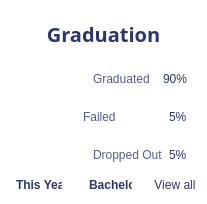
       <widget class="QFrame" name="frame_6">
        <property name="maximumSize">
         <size>
          <width>320</width>
          <height>368</height>
         </size>
        </property>
        <property name="styleSheet">
         <string notr="true">background-color: rgb(255,255,255);
border-radius: 20px;
</string>
        </property>
        <layout class="QGridLayout" name="gridLayout_11" rowstretch="0,5">
         <item row="1" column="0">
          <widget class="QFrame" name="frame_18">
           <property name="maximumSize">
            <size>
             <width>320</width>
             <height>318</height>
            </size>
           </property>
           <property name="frameShape">
            <enum>QFrame::StyledPanel</enum>
           </property>
           <property name="frameShadow">
            <enum>QFrame::Raised</enum>
           </property>
           <layout class="QGridLayout" name="gridLayout_39" rowstretch="2,2,2,1">
            <property name="leftMargin">
             <number>0</number>
            </property>
            <property name="topMargin">
             <number>0</number>
            </property>
            <property name="rightMargin">
             <number>0</number>
            </property>
            <property name="bottomMargin">
             <number>0</number>
            </property>
            <item row="0" column="0">
             <widget class="QFrame" name="frame_42">
              <property name="maximumSize">
               <size>
                <width>298</width>
                <height>79</height>
               </size>
              </property>
              <property name="frameShape">
               <enum>QFrame::StyledPanel</enum>
              </property>
              <property name="frameShadow">
               <enum>QFrame::Raised</enum>
              </property>
              <layout class="QGridLayout" name="gridLayout_79">
               <property name="leftMargin">
                <number>0</number>
               </property>
               <property name="topMargin">
                <number>0</number>
               </property>
               <property name="rightMargin">
                <number>0</number>
               </property>
               <property name="bottomMargin">
                <number>0</number>
               </property>
               <item row="0" column="0">
                <widget class="QFrame" name="frame_91">
                 <property name="maximumSize">
                  <size>
                   <width>79</width>
                   <height>79</height>
                  </size>
                 </property>
                 <property name="frameShape">
                  <enum>QFrame::StyledPanel</enum>
                 </property>
                 <property name="frameShadow">
                  <enum>QFrame::Raised</enum>
                 </property>
                 <layout class="QGridLayout" name="gridLayout_83">
                  <property name="leftMargin">
                   <number>0</number>
                  </property>
                  <property name="topMargin">
                   <number>0</number>
                  </property>
                  <property name="rightMargin">
                   <number>0</number>
                  </property>
                  <property name="bottomMargin">
                   <number>0</number>
                  </property>
                  <item row="0" column="0">
                   <widget class="QLabel" name="label_33">
                    <property name="maximumSize">
                     <size>
                      <width>79</width>
                      <height>79</height>
                     </size>
                    </property>
                    <property name="styleSheet">
                     <string notr="true">image: url(:/logo/image/Group 595.png);</string>
                    </property>
                    <property name="text">
                     <string/>
                    </property>
                   </widget>
                  </item>
                 </layout>
                </widget>
               </item>
               <item row="0" column="1">
                <widget class="QFrame" name="frame_92">
                 <property name="maximumSize">
                  <size>
                   <width>212</width>
                   <height>79</height>
                  </size>
                 </property>
                 <property name="frameShape">
                  <enum>QFrame::StyledPanel</enum>
                 </property>
                 <property name="frameShadow">
                  <enum>QFrame::Raised</enum>
                 </property>
                 <layout class="QGridLayout" name="gridLayout_99">
                  <item row="0" column="0">
                   <widget class="QLabel" name="label_42">
                    <property name="maximumSize">
                     <size>
                      <width>128</width>
                      <height>57</height>
                     </size>
                    </property>
                    <property name="styleSheet">
                     <string notr="true">color: #555D8E;
font: 14pt &quot;Arial Rounded MT Bold&quot;;
</string>
                    </property>
                    <property name="text">
                     <string>Graduated  </string>
                    </property>
                   </widget>
                  </item>
                  <item row="0" column="1">
                   <widget class="QLabel" name="label_43">
                    <property name="maximumSize">
                     <size>
                      <width>55</width>
                      <height>57</height>
                     </size>
                    </property>
                    <property name="styleSheet">
                     <string notr="true">color: rgb(43, 53, 114);
font: 14pt &quot;Arial Rounded MT Bold&quot;;</string>
                    </property>
                    <property name="text">
                     <string>90%</string>
                    </property>
                    <property name="alignment">
                     <set>Qt::AlignLeading|Qt::AlignLeft|Qt::AlignVCenter</set>
                    </property>
                   </widget>
                  </item>
                 </layout>
                </widget>
               </item>
              </layout>
             </widget>
            </item>
            <item row="2" column="0">
             <widget class="QFrame" name="frame_47">
              <property name="frameShape">
               <enum>QFrame::StyledPanel</enum>
              </property>
              <property name="frameShadow">
               <enum>QFrame::Raised</enum>
              </property>
              <layout class="QGridLayout" name="gridLayout_82">
               <property name="leftMargin">
                <number>0</number>
               </property>
               <property name="topMargin">
                <number>0</number>
               </property>
               <property name="rightMargin">
                <number>0</number>
               </property>
               <property name="bottomMargin">
                <number>0</number>
               </property>
               <property name="verticalSpacing">
                <number>0</number>
               </property>
               <item row="0" column="0">
                <widget class="QFrame" name="frame_96">
                 <property name="maximumSize">
                  <size>
                   <width>79</width>
                   <height>79</height>
                  </size>
                 </property>
                 <property name="frameShape">
                  <enum>QFrame::StyledPanel</enum>
                 </property>
                 <property name="frameShadow">
                  <enum>QFrame::Raised</enum>
                 </property>
                 <layout class="QGridLayout" name="gridLayout_85">
                  <property name="leftMargin">
                   <number>0</number>
                  </property>
                  <property name="topMargin">
                   <number>0</number>
                  </property>
                  <property name="rightMargin">
                   <number>0</number>
                  </property>
                  <property name="bottomMargin">
                   <number>0</number>
                  </property>
                  <item row="0" column="0">
                   <widget class="QLabel" name="label_35">
                    <property name="styleSheet">
                     <string notr="true">image: url(:/logo/image/Leave.png);</string>
                    </property>
                    <property name="text">
                     <string/>
                    </property>
                   </widget>
                  </item>
                 </layout>
                </widget>
               </item>
               <item row="0" column="1">
                <widget class="QFrame" name="frame_97">
                 <property name="maximumSize">
                  <size>
                   <width>212</width>
                   <height>79</height>
                  </size>
                 </property>
                 <property name="frameShape">
                  <enum>QFrame::StyledPanel</enum>
                 </property>
                 <property name="frameShadow">
                  <enum>QFrame::Raised</enum>
                 </property>
                 <layout class="QGridLayout" name="gridLayout_101">
                  <item row="0" column="0">
                   <widget class="QLabel" name="label_46">
                    <property name="maximumSize">
                     <size>
                      <width>128</width>
                      <height>57</height>
                     </size>
                    </property>
                    <property name="styleSheet">
                     <string notr="true">color: #555D8E;
font: 14pt &quot;Arial Rounded MT Bold&quot;;
</string>
                    </property>
                    <property name="text">
                     <string>Dropped Out</string>
                    </property>
                   </widget>
                  </item>
                  <item row="0" column="1">
                   <widget class="QLabel" name="label_47">
                    <property name="maximumSize">
                     <size>
                      <width>55</width>
                      <height>57</height>
                     </size>
                    </property>
                    <property name="styleSheet">
                     <string notr="true">color: rgb(43, 53, 114);
font: 14pt &quot;Arial Rounded MT Bold&quot;;</string>
                    </property>
                    <property name="text">
                     <string>5%</string>
                    </property>
                    <property name="alignment">
                     <set>Qt::AlignLeading|Qt::AlignLeft|Qt::AlignVCenter</set>
                    </property>
                   </widget>
                  </item>
                 </layout>
                </widget>
               </item>
              </layout>
             </widget>
            </item>
            <item row="3" column="0">
             <widget class="QFrame" name="frame_48">
              <property name="maximumSize">
               <size>
                <width>16777215</width>
                <height>30</height>
               </size>
              </property>
              <property name="frameShape">
               <enum>QFrame::StyledPanel</enum>
              </property>
              <property name="frameShadow">
               <enum>QFrame::Raised</enum>
              </property>
              <layout class="QGridLayout" name="gridLayout_40">
               <property name="leftMargin">
                <number>0</number>
               </property>
               <property name="topMargin">
                <number>0</number>
               </property>
               <property name="rightMargin">
                <number>0</number>
               </property>
               <property name="bottomMargin">
                <number>0</number>
               </property>
               <property name="spacing">
                <number>0</number>
               </property>
               <item row="0" column="2">
                <widget class="QFrame" name="frame_49">
                 <property name="frameShape">
                  <enum>QFrame::StyledPanel</enum>
                 </property>
                 <property name="frameShadow">
                  <enum>QFrame::Raised</enum>
                 </property>
                 <layout class="QGridLayout" name="gridLayout_52">
                  <property name="leftMargin">
                   <number>0</number>
                  </property>
                  <property name="topMargin">
                   <number>0</number>
                  </property>
                  <property name="rightMargin">
                   <number>0</number>
                  </property>
                  <property name="bottomMargin">
                   <number>0</number>
                  </property>
                  <property name="spacing">
                   <number>0</number>
                  </property>
                  <item row="0" column="0">
                   <widget class="QPushButton" name="pushButton_7">
                    <property name="styleSheet">
                     <string notr="true">color: #2B3572;
font: 10pt &quot;Nunito&quot;;</string>
                    </property>
                    <property name="text">
                     <string>View all</string>
                    </property>
                   </widget>
                  </item>
                 </layout>
                </widget>
               </item>
               <item row="0" column="0">
                <widget class="QFrame" name="frame_54">
                 <property name="frameShape">
                  <enum>QFrame::StyledPanel</enum>
                 </property>
                 <property name="frameShadow">
                  <enum>QFrame::Raised</enum>
                 </property>
                 <layout class="QGridLayout" name="gridLayout_50">
                  <property name="leftMargin">
                   <number>0</number>
                  </property>
                  <property name="topMargin">
                   <number>0</number>
                  </property>
                  <property name="rightMargin">
                   <number>0</number>
                  </property>
                  <property name="bottomMargin">
                   <number>0</number>
                  </property>
                  <property name="spacing">
                   <number>0</number>
                  </property>
                  <item row="0" column="0">
                   <widget class="QComboBox" name="comboBox_6">
                    <property name="styleSheet">
                     <string notr="true">QComboBox{
color: #2B3572;
font: 10pt &quot;Nunito&quot;;
font: bold;
}
QComboBox::drop-down 
{
    border: 0px; /* This seems to replace the whole arrow of the combo box */
}

/* Define a new custom arrow icon for the combo box */
QComboBox::down-arrow {
    
	image: url(:/logo/image/caret-down-fill.png);
    width: 20px;
    height: 20px;
}
</string>
                    </property>
                    <item>
                     <property name="text">
                      <string>This Year</string>
                     </property>
                    </item>
                    <item>
                     <property name="text">
                      <string>Last Year</string>
                     </property>
                    </item>
                   </widget>
                  </item>
                 </layout>
                </widget>
               </item>
               <item row="0" column="1">
                <widget class="QFrame" name="frame_55">
                 <property name="frameShape">
                  <enum>QFrame::StyledPanel</enum>
                 </property>
                 <property name="frameShadow">
                  <enum>QFrame::Raised</enum>
                 </property>
                 <layout class="QGridLayout" name="gridLayout_51">
                  <property name="leftMargin">
                   <number>0</number>
                  </property>
                  <property name="topMargin">
                   <number>0</number>
                  </property>
                  <property name="rightMargin">
                   <number>0</number>
                  </property>
                  <property name="bottomMargin">
                   <number>0</number>
                  </property>
                  <property name="spacing">
                   <number>0</number>
                  </property>
                  <item row="0" column="0">
                   <widget class="QComboBox" name="comboBox_7">
                    <property name="styleSheet">
                     <string notr="true">QComboBox{
color: #2B3572;
font: 10pt &quot;Nunito&quot;;
font: bold;
}
QComboBox::drop-down 
{
    border: 0px; /* This seems to replace the whole arrow of the combo box */
}

/* Define a new custom arrow icon for the combo box */
QComboBox::down-arrow {
    
	image: url(:/logo/image/caret-down-fill.png);
    width: 20px;
    height: 20px;
}
</string>
                    </property>
                    <item>
                     <property name="text">
                      <string>Bachelor</string>
                     </property>
                    </item>
                    <item>
                     <property name="text">
                      <string>Master</string>
                     </property>
                    </item>
                    <item>
                     <property name="text">
                      <string>PHD</string>
                     </property>
                    </item>
                   </widget>
                  </item>
                 </layout>
                </widget>
               </item>
              </layout>
             </widget>
            </item>
            <item row="1" column="0">
             <widget class="QFrame" name="frame_46">
              <property name="frameShape">
               <enum>QFrame::StyledPanel</enum>
              </property>
              <property name="frameShadow">
               <enum>QFrame::Raised</enum>
              </property>
              <layout class="QGridLayout" name="gridLayout_81">
               <property name="leftMargin">
                <number>0</number>
               </property>
               <property name="topMargin">
                <number>0</number>
               </property>
               <property name="rightMargin">
                <number>0</number>
               </property>
               <property name="bottomMargin">
                <number>0</number>
               </property>
               <property name="verticalSpacing">
                <number>0</number>
               </property>
               <item row="0" column="0">
                <widget class="QFrame" name="frame_95">
                 <property name="maximumSize">
                  <size>
                   <width>79</width>
                   <height>79</height>
                  </size>
                 </property>
                 <property name="frameShape">
                  <enum>QFrame::StyledPanel</enum>
                 </property>
                 <property name="frameShadow">
                  <enum>QFrame::Raised</enum>
                 </property>
                 <layout class="QGridLayout" name="gridLayout_84">
                  <property name="leftMargin">
                   <number>0</number>
                  </property>
                  <property name="topMargin">
                   <number>0</number>
                  </property>
                  <property name="rightMargin">
                   <number>0</number>
                  </property>
                  <property name="bottomMargin">
                   <number>0</number>
                  </property>
                  <item row="0" column="0">
                   <widget class="QLabel" name="label_34">
                    <property name="maximumSize">
                     <size>
                      <width>79</width>
                      <height>79</height>
                     </size>
                    </property>
                    <property name="styleSheet">
                     <string notr="true">image: url(:/logo/image/fail.png);</string>
                    </property>
                    <property name="text">
                     <string/>
                    </property>
                   </widget>
                  </item>
                 </layout>
                </widget>
               </item>
               <item row="0" column="1">
                <widget class="QFrame" name="frame_94">
                 <property name="maximumSize">
                  <size>
                   <width>212</width>
                   <height>79</height>
                  </size>
                 </property>
                 <property name="frameShape">
                  <enum>QFrame::StyledPanel</enum>
                 </property>
                 <property name="frameShadow">
                  <enum>QFrame::Raised</enum>
                 </property>
                 <layout class="QGridLayout" name="gridLayout_100">
                  <item row="0" column="0">
                   <widget class="QLabel" name="label_44">
                    <property name="maximumSize">
                     <size>
                      <width>128</width>
                      <height>57</height>
                     </size>
                    </property>
                    <property name="styleSheet">
                     <string notr="true">color: #555D8E;
font: 14pt &quot;Arial Rounded MT Bold&quot;;
</string>
                    </property>
                    <property name="text">
                     <string>Failed              </string>
                    </property>
                   </widget>
                  </item>
                  <item row="0" column="1">
                   <widget class="QLabel" name="label_45">
                    <property name="maximumSize">
                     <size>
                      <width>55</width>
                      <height>57</height>
                     </size>
                    </property>
                    <property name="styleSheet">
                     <string notr="true">color: rgb(43, 53, 114);
font: 14pt &quot;Arial Rounded MT Bold&quot;;</string>
                    </property>
                    <property name="text">
                     <string>5%</string>
                    </property>
                    <property name="alignment">
                     <set>Qt::AlignLeading|Qt::AlignLeft|Qt::AlignVCenter</set>
                    </property>
                   </widget>
                  </item>
                 </layout>
                </widget>
               </item>
              </layout>
             </widget>
            </item>
           </layout>
          </widget>
         </item>
         <item row="0" column="0">
          <widget class="QFrame" name="frame_17">
           <property name="maximumSize">
            <size>
             <width>320</width>
             <height>50</height>
            </size>
           </property>
           <property name="frameShape">
            <enum>QFrame::StyledPanel</enum>
           </property>
           <property name="frameShadow">
            <enum>QFrame::Raised</enum>
           </property>
           <layout class="QGridLayout" name="gridLayout_16">
            <item row="0" column="0">
             <widget class="QLabel" name="main_titile_3">
              <property name="maximumSize">
               <size>
                <width>375</width>
                <height>45</height>
               </size>
              </property>
              <property name="font">
               <font>
                <family>Nunito</family>
                <pointsize>-1</pointsize>
                <weight>75</weight>
                <italic>false</italic>
                <bold>true</bold>
               </font>
              </property>
              <property name="styleSheet">
               <string notr="true">color: rgb(43, 53, 114);
font-size: 20px;</string>
              </property>
              <property name="text">
               <string>Graduation</string>
              </property>
              <property name="alignment">
               <set>Qt::AlignCenter</set>
              </property>
             </widget>
            </item>
           </layout>
          </widget>
         </item>
        </layout>
       </widget>
